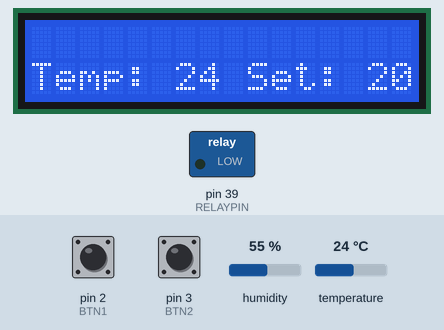
Recording of a sketch running on a simulated Arduino Mega 2560, built with avr-gcc and run on an emulated ATmega2560. On the bench: 16×2 character LCD, switched loads named in the sketch (green lamp = pin HIGH). The test bench sets the inputs (shaded band); at power-on: temperature 24 °C, pin 2 (BTN1) HIGH, pin 3 (BTN2) HIGH, humidity 55 %. Pins used as bus, display or sensor lines are not drawn; what the sketch prints to the serial monitor is not drawn.

Above: at 1.2 s.
1.3 s: temperature set to 19.7 °C
At 3.9 s:
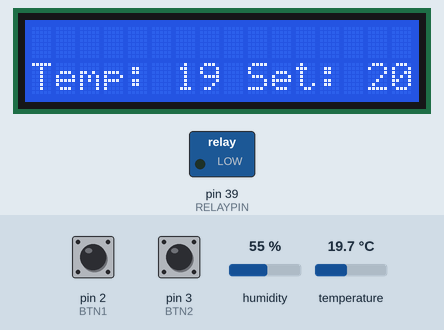
5.2 s: temperature set to 18.4 °C
At 6.6 s:
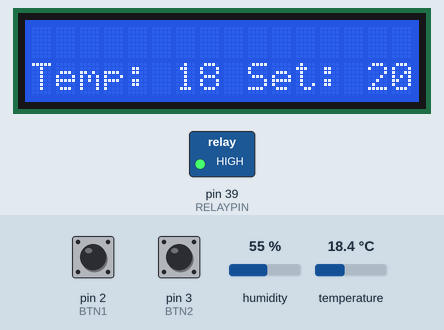
9.1 s: pin 2 (BTN1) pulled LOW for 3 s
At 13.0 s:
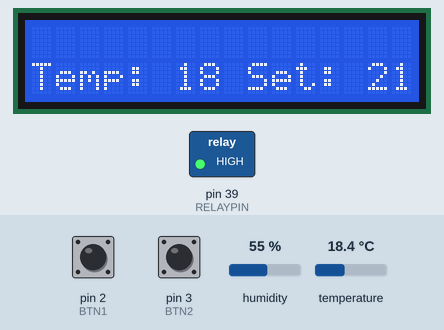
13.6 s: pin 2 (BTN1) pulled LOW for 3 s
At 17.4 s:
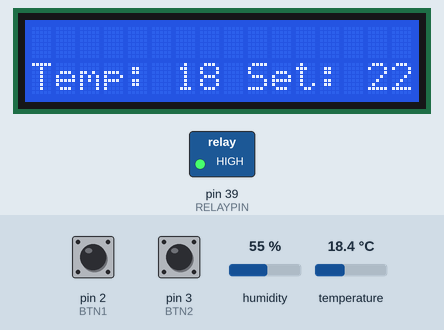
18.1 s: temperature set to 12 °C
At 18.5 s:
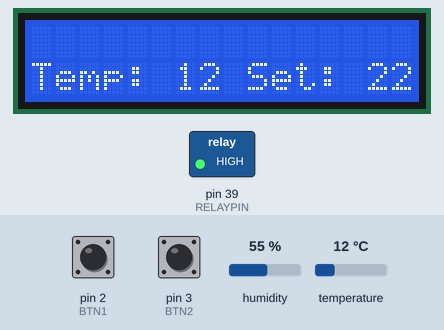
22.0 s: pin 3 (BTN2) pulled LOW for 3 s
At 26.2 s:
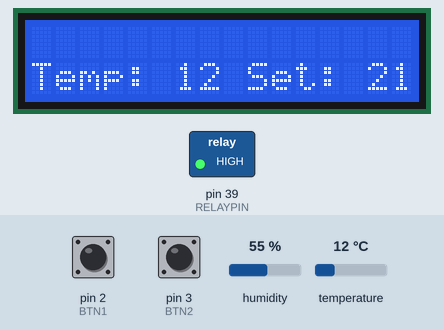
Timing chart, 0 to 27.5 s (numbered marks = the images above; inputs shaded):
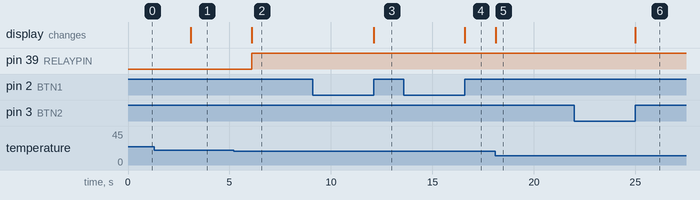

The sketch:

thermostat_source.ino
```cpp
#include <LiquidCrystal.h>

#include <DHT.h>

#define LCD_CONTRAST 12
#define DHTPIN 13
#define RELAYPIN 39
#define BTN1 2
#define BTN2 3

LiquidCrystal lcd(42, 43, 53, 50, 49, 46);
DHT dht(DHTPIN, DHT22);

int targetTemp = 20;
const int hysteresis = 1;
static unsigned long last_interrupt_time = 0;

void setup()
{
  pinMode(RELAYPIN, OUTPUT);
  pinMode(LCD_CONTRAST, OUTPUT);
  pinMode(BTN1, INPUT_PULLUP);
  pinMode(BTN2, INPUT_PULLUP);
  analogWrite(LCD_CONTRAST, 15);
  Serial.begin(9600);
  lcd.begin(16, 2);
  dht.begin();

  attachInterrupt(digitalPinToInterrupt(BTN1), RaiseTemp, RISING);
  attachInterrupt(digitalPinToInterrupt(BTN2), LowerTemp, RISING);
}

void loop()
{
  UpdateTemp();
  delay(3000);
}

void UpdateTemp()
{
  int temp = dht.readTemperature();
  Serial.println(temp);
  lcd.clear();
  lcd.setCursor(0, 1);
  lcd.print("Temp: ");
  lcd.print(temp);
  lcd.print(" Set: ");
  lcd.print(targetTemp);

  if (temp < targetTemp - hysteresis)
  {
    digitalWrite(RELAYPIN, HIGH);
    Serial.println("Relay on!");
  }
  else if (temp > targetTemp)
  {
    digitalWrite(RELAYPIN, LOW);
    Serial.println("Relay off!");
  }
}

void RaiseTemp()
{
  unsigned long interrupt_time = millis();
  if (interrupt_time - last_interrupt_time > 300)
  {
    targetTemp++;
    UpdateTemp();
  }
  last_interrupt_time = interrupt_time;
}

void LowerTemp()
{
  unsigned long interrupt_time = millis();
  if (interrupt_time - last_interrupt_time > 300)
  {
    targetTemp--;
    UpdateTemp();
  }
  last_interrupt_time = interrupt_time;
}
```

Measured:
- the behaviour switches between 19 and 18.9 °C on temperature (found by bisection; images 1 and 2)
- after the input at 1.3 s, the display: changes after 1.8 s (image 1)
- after the input at 5.2 s, pin 39 (RELAYPIN): LOW → HIGH after 0.89 s; the display: changes after 0.89 s (image 2)
- after the input at 9.1 s, the display: changes after 3.0 s (image 3)
- after the input at 13.6 s, the display: changes after 3.0 s (image 4)
- after the input at 18.1 s, the display: changes at once (image 5)
- after the input at 22.0 s, the display: changes after 3.0 s (image 6)
